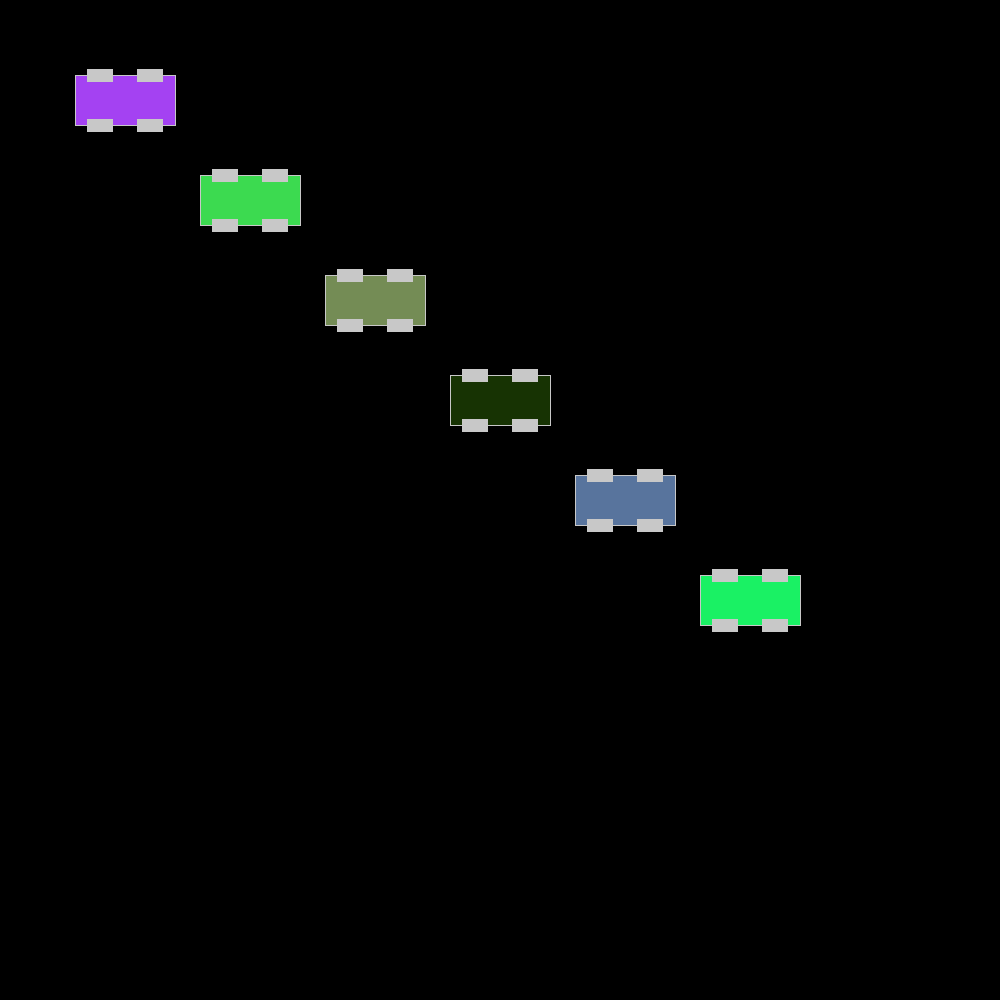
Frame 1 (no input)
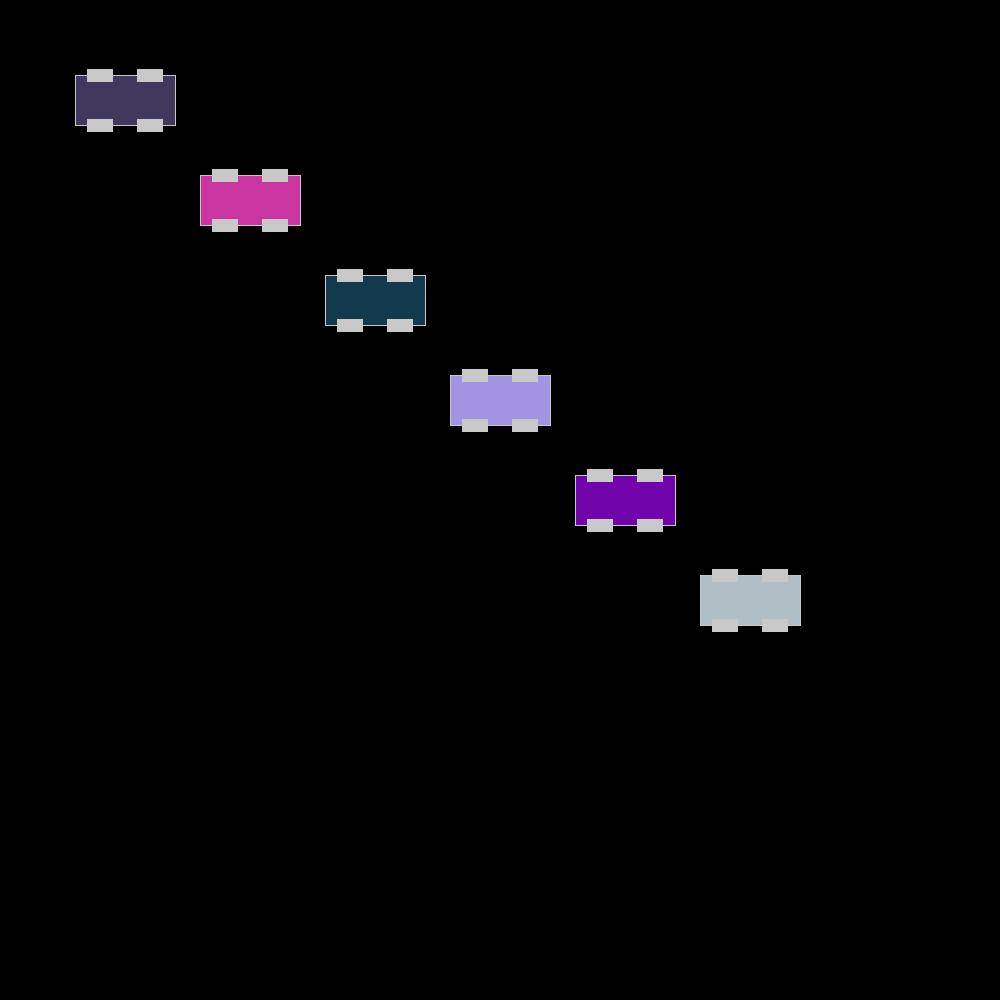
Frame 60 (the mouse pressed at the canvas centre just before this capture)
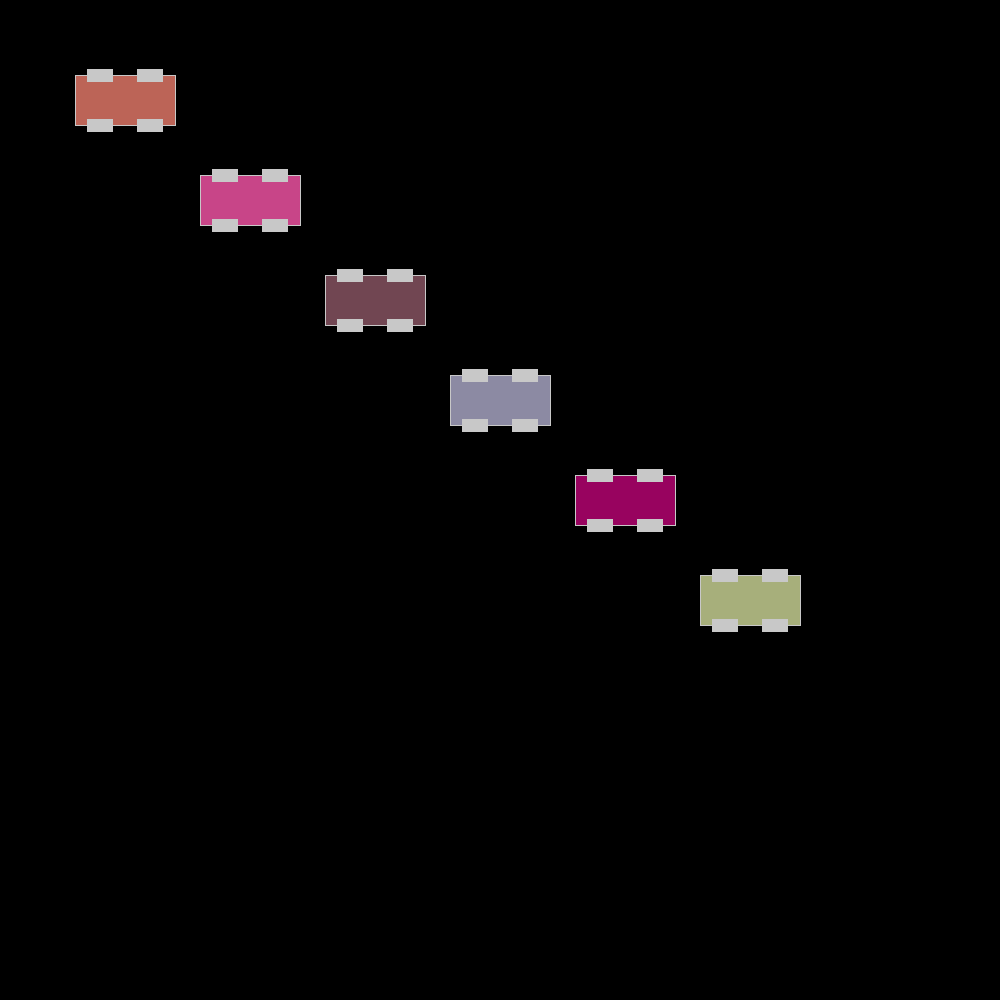
Frame 120 (the mouse held since frame 60 and released just before this capture)

The Processing sketch that drew these frames (run headless with seeded random() and noise(); from frame 60 on, the mouse is pressed at the canvas centre):

// Processing sketch: functions_how
// ── functions_how.pde

void setup() {
  size(1000,1000); 
}

void draw() {
  background(0); 
  for (int counter = 1; counter <= 6; counter += 1) {
      drawcar(counter *125, counter*100,100);
  }
}


void drawcar(int x, int y, int thesize) {
  // Using a local variable "offset"
  int offset = thesize/4;
  // Draw main car body
  rectMode(CENTER);
  stroke(200);
  fill(random(0,255),random(0,255), random(0,255));
  rect(x, y, thesize, thesize/2);
  // Draw four wheels relative to center
  fill(200);
  rect(x - offset, y - offset, offset, offset/2);
  rect(x + offset, y - offset, offset, offset/2);
  rect(x - offset, y + offset, offset, offset/2);
  rect(x + offset, y + offset, offset, offset/2);
}
